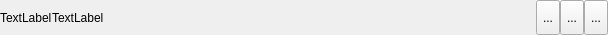
<?xml version="1.0" encoding="UTF-8"?>
<ui version="4.0">
 <class>KTitleWidget</class>
 <widget class="QWidget" name="KTitleWidget">
  <property name="geometry">
   <rect>
    <x>0</x>
    <y>0</y>
    <width>608</width>
    <height>35</height>
   </rect>
  </property>
  <property name="windowTitle">
   <string>Form</string>
  </property>
  <layout class="QHBoxLayout" name="mainLayout">
   <property name="spacing">
    <number>0</number>
   </property>
   <property name="leftMargin">
    <number>0</number>
   </property>
   <property name="topMargin">
    <number>0</number>
   </property>
   <property name="rightMargin">
    <number>0</number>
   </property>
   <property name="bottomMargin">
    <number>0</number>
   </property>
   <item>
    <layout class="QHBoxLayout" name="horizontalLayout">
     <property name="spacing">
      <number>0</number>
     </property>
     <item>
      <widget class="QLabel" name="appIcon">
       <property name="text">
        <string>TextLabel</string>
       </property>
      </widget>
     </item>
     <item>
      <widget class="QLabel" name="appName">
       <property name="text">
        <string>TextLabel</string>
       </property>
      </widget>
     </item>
     <item>
      <spacer name="horizontalSpacer">
       <property name="orientation">
        <enum>Qt::Horizontal</enum>
       </property>
       <property name="sizeHint" stdset="0">
        <size>
         <width>40</width>
         <height>20</height>
        </size>
       </property>
      </spacer>
     </item>
     <item>
      <widget class="QToolButton" name="miniButton">
       <property name="sizePolicy">
        <sizepolicy hsizetype="Preferred" vsizetype="Preferred">
         <horstretch>0</horstretch>
         <verstretch>0</verstretch>
        </sizepolicy>
       </property>
       <property name="text">
        <string>...</string>
       </property>
      </widget>
     </item>
     <item>
      <widget class="QToolButton" name="maxButton">
       <property name="sizePolicy">
        <sizepolicy hsizetype="Preferred" vsizetype="Preferred">
         <horstretch>0</horstretch>
         <verstretch>0</verstretch>
        </sizepolicy>
       </property>
       <property name="text">
        <string>...</string>
       </property>
      </widget>
     </item>
     <item>
      <widget class="QToolButton" name="closeButton">
       <property name="sizePolicy">
        <sizepolicy hsizetype="Preferred" vsizetype="Preferred">
         <horstretch>0</horstretch>
         <verstretch>0</verstretch>
        </sizepolicy>
       </property>
       <property name="text">
        <string>...</string>
       </property>
      </widget>
     </item>
    </layout>
   </item>
  </layout>
 </widget>
 <resources/>
 <connections/>
</ui>
